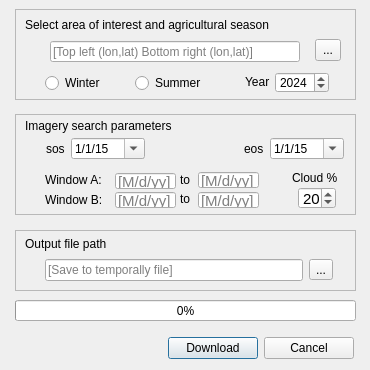
<?xml version="1.0" encoding="UTF-8"?>
<ui version="4.0">
 <class>Dialog</class>
 <widget class="QDialog" name="Dialog">
  <property name="geometry">
   <rect>
    <x>0</x>
    <y>0</y>
    <width>370</width>
    <height>370</height>
   </rect>
  </property>
  <property name="minimumSize">
   <size>
    <width>370</width>
    <height>370</height>
   </size>
  </property>
  <property name="maximumSize">
   <size>
    <width>370</width>
    <height>370</height>
   </size>
  </property>
  <property name="windowTitle">
   <string>FTW Download</string>
  </property>
  <widget class="QFrame" name="frame">
   <property name="geometry">
    <rect>
     <x>15</x>
     <y>9</y>
     <width>341</width>
     <height>91</height>
    </rect>
   </property>
   <property name="frameShape">
    <enum>QFrame::StyledPanel</enum>
   </property>
   <property name="frameShadow">
    <enum>QFrame::Raised</enum>
   </property>
   <widget class="QToolButton" name="roi_extraction_button">
    <property name="geometry">
     <rect>
      <x>300</x>
      <y>30</y>
      <width>26</width>
      <height>22</height>
     </rect>
    </property>
    <property name="mouseTracking">
     <bool>false</bool>
    </property>
    <property name="tabletTracking">
     <bool>false</bool>
    </property>
    <property name="acceptDrops">
     <bool>false</bool>
    </property>
    <property name="autoFillBackground">
     <bool>false</bool>
    </property>
    <property name="text">
     <string>...</string>
    </property>
   </widget>
   <widget class="QSpinBox" name="crop_year">
    <property name="geometry">
     <rect>
      <x>260</x>
      <y>63</y>
      <width>54</width>
      <height>21</height>
     </rect>
    </property>
    <property name="minimumSize">
     <size>
      <width>54</width>
      <height>0</height>
     </size>
    </property>
    <property name="maximumSize">
     <size>
      <width>16777215</width>
      <height>16777215</height>
     </size>
    </property>
    <property name="minimum">
     <number>2015</number>
    </property>
    <property name="maximum">
     <number>2025</number>
    </property>
    <property name="value">
     <number>2024</number>
    </property>
   </widget>
   <widget class="QLabel" name="label_6">
    <property name="geometry">
     <rect>
      <x>230</x>
      <y>65</y>
      <width>27</width>
      <height>16</height>
     </rect>
    </property>
    <property name="text">
     <string>Year</string>
    </property>
   </widget>
   <widget class="QRadioButton" name="summer_crops">
    <property name="geometry">
     <rect>
      <x>120</x>
      <y>64</y>
      <width>76</width>
      <height>20</height>
     </rect>
    </property>
    <property name="text">
     <string>Summer</string>
    </property>
   </widget>
  </widget>
  <widget class="QFrame" name="frame_2">
   <property name="geometry">
    <rect>
     <x>15</x>
     <y>114</y>
     <width>341</width>
     <height>101</height>
    </rect>
   </property>
   <property name="frameShape">
    <enum>QFrame::StyledPanel</enum>
   </property>
   <property name="frameShadow">
    <enum>QFrame::Raised</enum>
   </property>
   <widget class="QLabel" name="label_7">
    <property name="geometry">
     <rect>
      <x>30</x>
      <y>58</y>
      <width>71</width>
      <height>16</height>
     </rect>
    </property>
    <property name="text">
     <string>Window A:</string>
    </property>
   </widget>
   <widget class="QLabel" name="label_8">
    <property name="geometry">
     <rect>
      <x>30</x>
      <y>78</y>
      <width>71</width>
      <height>16</height>
     </rect>
    </property>
    <property name="text">
     <string>Window B:</string>
    </property>
   </widget>
   <widget class="QLineEdit" name="win_a_start_date">
    <property name="geometry">
     <rect>
      <x>100</x>
      <y>59</y>
      <width>61</width>
      <height>16</height>
     </rect>
    </property>
    <property name="font">
     <font>
      <pointsize>11</pointsize>
     </font>
    </property>
    <property name="inputMask">
     <string/>
    </property>
    <property name="placeholderText">
     <string>[M/d/yy]</string>
    </property>
   </widget>
   <widget class="QLineEdit" name="win_b_start_date">
    <property name="geometry">
     <rect>
      <x>100</x>
      <y>78</y>
      <width>61</width>
      <height>16</height>
     </rect>
    </property>
    <property name="font">
     <font>
      <pointsize>11</pointsize>
     </font>
    </property>
    <property name="placeholderText">
     <string>[M/d/yy]</string>
    </property>
   </widget>
   <widget class="QLineEdit" name="win_a_end_date">
    <property name="geometry">
     <rect>
      <x>183</x>
      <y>58</y>
      <width>61</width>
      <height>16</height>
     </rect>
    </property>
    <property name="font">
     <font>
      <pointsize>11</pointsize>
     </font>
    </property>
    <property name="placeholderText">
     <string>[M/d/yy]</string>
    </property>
   </widget>
   <widget class="QLineEdit" name="win_b_end_date">
    <property name="geometry">
     <rect>
      <x>183</x>
      <y>78</y>
      <width>61</width>
      <height>16</height>
     </rect>
    </property>
    <property name="font">
     <font>
      <pointsize>11</pointsize>
     </font>
    </property>
    <property name="placeholderText">
     <string>[M/d/yy]</string>
    </property>
   </widget>
   <widget class="QLabel" name="label_9">
    <property name="geometry">
     <rect>
      <x>165</x>
      <y>58</y>
      <width>16</width>
      <height>16</height>
     </rect>
    </property>
    <property name="text">
     <string>to</string>
    </property>
   </widget>
   <widget class="QLabel" name="label_10">
    <property name="geometry">
     <rect>
      <x>165</x>
      <y>77</y>
      <width>16</width>
      <height>16</height>
     </rect>
    </property>
    <property name="text">
     <string>to</string>
    </property>
   </widget>
   <widget class="QLabel" name="label_11">
    <property name="geometry">
     <rect>
      <x>277</x>
      <y>56</y>
      <width>51</width>
      <height>16</height>
     </rect>
    </property>
    <property name="text">
     <string>Cloud %</string>
    </property>
   </widget>
   <widget class="QSpinBox" name="max_cloud_cover">
    <property name="geometry">
     <rect>
      <x>283</x>
      <y>73</y>
      <width>38</width>
      <height>22</height>
     </rect>
    </property>
    <property name="minimumSize">
     <size>
      <width>38</width>
      <height>0</height>
     </size>
    </property>
    <property name="maximumSize">
     <size>
      <width>38</width>
      <height>16777215</height>
     </size>
    </property>
    <property name="font">
     <font>
      <pointsize>11</pointsize>
     </font>
    </property>
    <property name="value">
     <number>20</number>
    </property>
   </widget>
  </widget>
  <widget class="QFrame" name="frame_3">
   <property name="geometry">
    <rect>
     <x>15</x>
     <y>230</y>
     <width>341</width>
     <height>61</height>
    </rect>
   </property>
   <property name="frameShape">
    <enum>QFrame::StyledPanel</enum>
   </property>
   <property name="frameShadow">
    <enum>QFrame::Raised</enum>
   </property>
  </widget>
  <widget class="QLabel" name="label">
   <property name="geometry">
    <rect>
     <x>25</x>
     <y>15</y>
     <width>301</width>
     <height>20</height>
    </rect>
   </property>
   <property name="text">
    <string>Select area of interest and agricultural season</string>
   </property>
  </widget>
  <widget class="QLabel" name="label_5">
   <property name="geometry">
    <rect>
     <x>25</x>
     <y>236</y>
     <width>111</width>
     <height>16</height>
    </rect>
   </property>
   <property name="text">
    <string>Output file path</string>
   </property>
  </widget>
  <widget class="QWidget" name="layoutWidget_2">
   <property name="geometry">
    <rect>
     <x>46</x>
     <y>138</y>
     <width>298</width>
     <height>21</height>
    </rect>
   </property>
   <layout class="QHBoxLayout" name="horizontalLayout_3">
    <item>
     <widget class="QLabel" name="label_2">
      <property name="text">
       <string>sos</string>
      </property>
     </widget>
    </item>
    <item>
     <widget class="QDateEdit" name="sos_date">
      <property name="minimumDate">
       <date>
        <year>2015</year>
        <month>1</month>
        <day>1</day>
       </date>
      </property>
      <property name="displayFormat">
       <string notr="true">M/d/yy</string>
      </property>
      <property name="calendarPopup">
       <bool>true</bool>
      </property>
     </widget>
    </item>
    <item>
     <spacer name="horizontalSpacer">
      <property name="orientation">
       <enum>Qt::Horizontal</enum>
      </property>
      <property name="sizeHint" stdset="0">
       <size>
        <width>18</width>
        <height>20</height>
       </size>
      </property>
     </spacer>
    </item>
    <item>
     <widget class="QLabel" name="label_3">
      <property name="text">
       <string>eos</string>
      </property>
     </widget>
    </item>
    <item>
     <widget class="QDateEdit" name="eos_date">
      <property name="minimumDate">
       <date>
        <year>2015</year>
        <month>1</month>
        <day>1</day>
       </date>
      </property>
      <property name="displayFormat">
       <string notr="true">M/d/yy</string>
      </property>
      <property name="calendarPopup">
       <bool>true</bool>
      </property>
     </widget>
    </item>
   </layout>
  </widget>
  <widget class="QLabel" name="label_4">
   <property name="geometry">
    <rect>
     <x>25</x>
     <y>118</y>
     <width>301</width>
     <height>16</height>
    </rect>
   </property>
   <property name="text">
    <string>Imagery search parameters</string>
   </property>
   <property name="openExternalLinks">
    <bool>false</bool>
   </property>
  </widget>
  <widget class="QProgressBar" name="progressBar">
   <property name="geometry">
    <rect>
     <x>15</x>
     <y>300</y>
     <width>341</width>
     <height>21</height>
    </rect>
   </property>
   <property name="value">
    <number>0</number>
   </property>
   <property name="format">
    <string>%p%</string>
   </property>
  </widget>
  <widget class="QWidget" name="layoutWidget_3">
   <property name="geometry">
    <rect>
     <x>45</x>
     <y>258</y>
     <width>288</width>
     <height>24</height>
    </rect>
   </property>
   <layout class="QHBoxLayout" name="horizontalLayout_4">
    <item>
     <widget class="QLineEdit" name="download_tif_name">
      <property name="minimumSize">
       <size>
        <width>250</width>
        <height>0</height>
       </size>
      </property>
      <property name="text">
       <string/>
      </property>
      <property name="placeholderText">
       <string>[Save to temporally file]</string>
      </property>
     </widget>
    </item>
    <item>
     <widget class="QToolButton" name="download_tif_path">
      <property name="text">
       <string>...</string>
      </property>
     </widget>
    </item>
   </layout>
  </widget>
  <widget class="QLineEdit" name="roi_bbox">
   <property name="geometry">
    <rect>
     <x>50</x>
     <y>41</y>
     <width>250</width>
     <height>21</height>
    </rect>
   </property>
   <property name="minimumSize">
    <size>
     <width>250</width>
     <height>0</height>
    </size>
   </property>
   <property name="text">
    <string/>
   </property>
   <property name="placeholderText">
    <string>[Top left (lon,lat) Bottom right (lon,lat)]</string>
   </property>
  </widget>
  <widget class="QWidget" name="layoutWidget">
   <property name="geometry">
    <rect>
     <x>0</x>
     <y>0</y>
     <width>2</width>
     <height>2</height>
    </rect>
   </property>
   <layout class="QHBoxLayout" name="horizontalLayout_2"/>
  </widget>
  <widget class="QRadioButton" name="winter_crops">
   <property name="geometry">
    <rect>
     <x>45</x>
     <y>73</y>
     <width>71</width>
     <height>20</height>
    </rect>
   </property>
   <property name="text">
    <string>Winter </string>
   </property>
  </widget>
  <widget class="QWidget" name="">
   <property name="geometry">
    <rect>
     <x>0</x>
     <y>0</y>
     <width>2</width>
     <height>2</height>
    </rect>
   </property>
   <layout class="QHBoxLayout" name="horizontalLayout_6"/>
  </widget>
  <widget class="QWidget" name="">
   <property name="geometry">
    <rect>
     <x>168</x>
     <y>332</y>
     <width>186</width>
     <height>32</height>
    </rect>
   </property>
   <layout class="QHBoxLayout" name="horizontalLayout">
    <item>
     <widget class="QPushButton" name="download_button">
      <property name="text">
       <string>Download</string>
      </property>
     </widget>
    </item>
    <item>
     <widget class="QPushButton" name="download_ui_cancel">
      <property name="text">
       <string>Cancel</string>
      </property>
     </widget>
    </item>
   </layout>
  </widget>
 </widget>
 <resources/>
 <connections/>
</ui>
